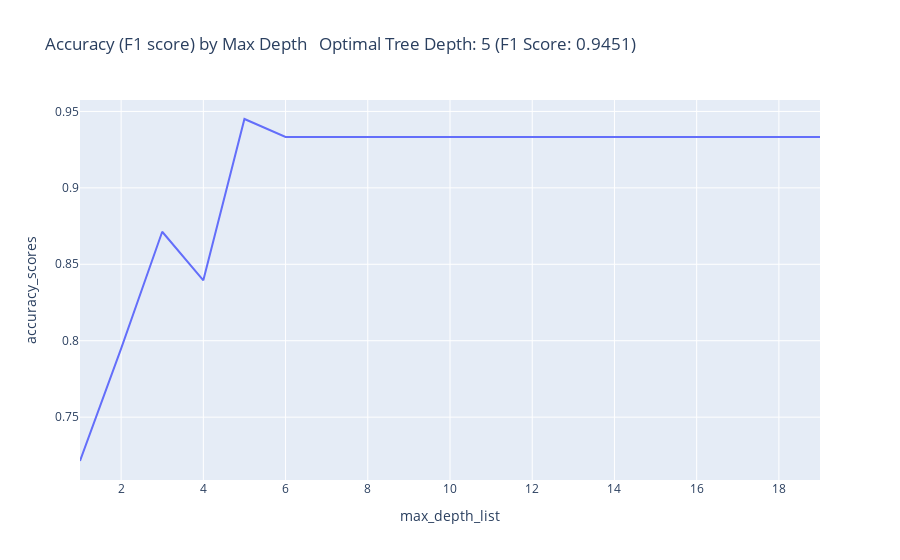

Here is the notebook cell this chart was saved with:
### Code cell
#finding the best max depth to prevent overfitting 

max_depth_list = list(range(1,20))
accuracy_scores = []

# loop through each possible depth, train and validate model, append test set f1-score
for depth in max_depth_list:
    
    dt = DecisionTreeClassifier(max_depth = depth, random_state = 42)
    dt.fit(Z_train_dt,y_train)
    y_pred_dt = dt.predict(Z_test_dt)
    accuracy = f1_score(y_test,y_pred_dt)
    accuracy_scores.append(accuracy)
    
# store max accuracy, and optimal depth    
max_accuracy = max(accuracy_scores)
max_accuracy_idx = accuracy_scores.index(max_accuracy)
optimal_depth = max_depth_list[max_accuracy_idx]

df = pd.DataFrame({'max_depth_list': max_depth_list, 'accuracy_scores': accuracy_scores})
                   
# plot accuracy by max depth
px.line(df, x = "max_depth_list", y = "accuracy_scores", 
        title = f"Accuracy (F1 score) by Max Depth \n Optimal Tree Depth: {optimal_depth} (F1 Score: {round(max_accuracy, 4)})")

### Figure 1 — Plotly figure (JSON) as saved in the notebook; plotly's stock layout.template omitted (floating-point values rounded to 4 significant figures)
{"data": [{"hovertemplate": "max_depth_list=%{x}<br>accuracy_scores=%{y}<extra></extra>", "legendgroup": "", "line": {"color": "#636efa", "dash": "solid"}, "marker": {"symbol": "circle"}, "mode": "lines", "name": "", "orientation": "v", "showlegend": false, "type": "scatter", "x": [1, 2, 3, 4, 5, 6, 7, 8, 9, 10, 11, 12, 13, 14, 15, 16, 17, 18, 19], "xaxis": "x", "y": [0.7213, 0.7949, 0.8713, 0.8395, 0.9451, 0.9333, 0.9333, 0.9333, 0.9333, 0.9333, 0.9333, 0.9333, 0.9333, 0.9333, 0.9333, 0.9333, 0.9333, 0.9333, 0.9333], "yaxis": "y"}], "layout": {"legend": {"tracegroupgap": 0}, "title": {"text": "Accuracy (F1 score) by Max Depth \n Optimal Tree Depth: 5 (F1 Score: 0.9451)"}, "xaxis": {"anchor": "y", "domain": [0, 1], "title": {"text": "max_depth_list"}}, "yaxis": {"anchor": "x", "domain": [0, 1], "title": {"text": "accuracy_scores"}}}}
